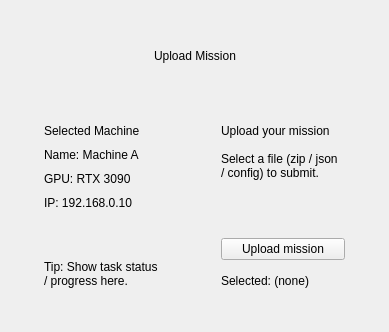
<?xml version="1.0" encoding="UTF-8"?>
<ui version="4.0">
 <class>MissionUploadWindow</class>
 <widget class="QWidget" name="MissionUploadWindow">
  <layout class="QVBoxLayout" name="rootLayout">
   <property name="leftMargin"><number>24</number></property>
   <property name="topMargin"><number>24</number></property>
   <property name="rightMargin"><number>24</number></property>
   <property name="bottomMargin"><number>24</number></property>
   <property name="spacing"><number>16</number></property>

   <item>
    <widget class="QFrame" name="topBar">
     <property name="minimumHeight"><number>64</number></property>
     <property name="frameShape"><enum>QFrame::NoFrame</enum></property>
     <layout class="QHBoxLayout" name="topBarLayout">
      <property name="leftMargin"><number>18</number></property>
      <property name="topMargin"><number>12</number></property>
      <property name="rightMargin"><number>18</number></property>
      <property name="bottomMargin"><number>12</number></property>
      <property name="spacing"><number>12</number></property>

      <item>
       <widget class="QLabel" name="logoWide">
        <property name="minimumSize">
         <size>
          <width>100</width>
          <height>40</height>
         </size>
        </property>
        <property name="maximumSize">
         <size>
          <width>100</width>
          <height>40</height>
         </size>
        </property>
        <property name="pixmap">
         <pixmap resource="resources.qrc">:/assets/logo.png</pixmap>
        </property>
        <property name="scaledContents">
         <bool>true</bool>
        </property>
        <property name="alignment">
         <set>Qt::AlignLeft|Qt::AlignVCenter</set>
        </property>
        <property name="text">
         <string/>
        </property>
       </widget>
      </item>

      <item>
       <widget class="QLabel" name="pageTitle">
        <property name="text"><string>Upload Mission</string></property>
       </widget>
      </item>

      <item>
       <spacer name="spacerTop">
        <property name="orientation"><enum>Qt::Horizontal</enum></property>
        <property name="sizeHint" stdset="0">
         <size><width>40</width><height>20</height></size>
        </property>
       </spacer>
      </item>

     </layout>
    </widget>
   </item>

   <item>
    <layout class="QHBoxLayout" name="contentLayout">
     <property name="spacing"><number>16</number></property>

     <item>
      <widget class="QFrame" name="machineInfoCard">
       <property name="minimumWidth"><number>360</number></property>
       <property name="frameShape"><enum>QFrame::NoFrame</enum></property>
       <layout class="QVBoxLayout" name="infoLayout">
        <property name="leftMargin"><number>20</number></property>
        <property name="topMargin"><number>20</number></property>
        <property name="rightMargin"><number>20</number></property>
        <property name="bottomMargin"><number>20</number></property>
        <property name="spacing"><number>10</number></property>

        <item>
         <widget class="QLabel" name="infoTitle">
          <property name="text"><string>Selected Machine</string></property>
         </widget>
        </item>
        <item>
         <widget class="QLabel" name="infoName">
          <property name="text"><string>Name: Machine A</string></property>
         </widget>
        </item>
        <item>
         <widget class="QLabel" name="infoGpu">
          <property name="text"><string>GPU: RTX 3090</string></property>
         </widget>
        </item>
        <item>
         <widget class="QLabel" name="infoIP">
          <property name="text"><string>IP: 192.168.0.10</string></property>
         </widget>
        </item>

        <item>
         <spacer name="spacerInfo">
          <property name="orientation"><enum>Qt::Vertical</enum></property>
          <property name="sizeHint" stdset="0">
           <size><width>20</width><height>40</height></size>
          </property>
         </spacer>
        </item>

        <item>
         <widget class="QLabel" name="infoHint">
          <property name="text"><string>Tip: Show task status / progress here.</string></property>
          <property name="wordWrap"><bool>true</bool></property>
         </widget>
        </item>

       </layout>
      </widget>
     </item>

     <item>
      <widget class="QFrame" name="uploadPanel">
       <property name="frameShape"><enum>QFrame::NoFrame</enum></property>
       <layout class="QVBoxLayout" name="uploadLayout">
        <property name="leftMargin"><number>20</number></property>
        <property name="topMargin"><number>20</number></property>
        <property name="rightMargin"><number>20</number></property>
        <property name="bottomMargin"><number>20</number></property>
        <property name="spacing"><number>14</number></property>

        <item>
         <widget class="QLabel" name="uploadTitle">
          <property name="text"><string>Upload your mission</string></property>
         </widget>
        </item>
        <item>
         <widget class="QLabel" name="uploadDesc">
          <property name="text"><string>Select a file (zip / json / config) to submit.</string></property>
          <property name="wordWrap"><bool>true</bool></property>
         </widget>
        </item>

        <item>
         <spacer name="spacerUpload">
          <property name="orientation"><enum>Qt::Vertical</enum></property>
          <property name="sizeHint" stdset="0">
           <size><width>20</width><height>40</height></size>
          </property>
         </spacer>
        </item>

        <item>
         <widget class="QPushButton" name="btnUploadMission">
          <property name="minimumHeight"><number>46</number></property>
          <property name="text"><string>Upload mission</string></property>
         </widget>
        </item>

        <item>
         <widget class="QLabel" name="lblSelectedFile">
          <property name="text"><string>Selected: (none)</string></property>
         </widget>
        </item>

       </layout>
      </widget>
     </item>

    </layout>
   </item>

  </layout>
 </widget>
 <resources/>
 <connections/>
</ui>
